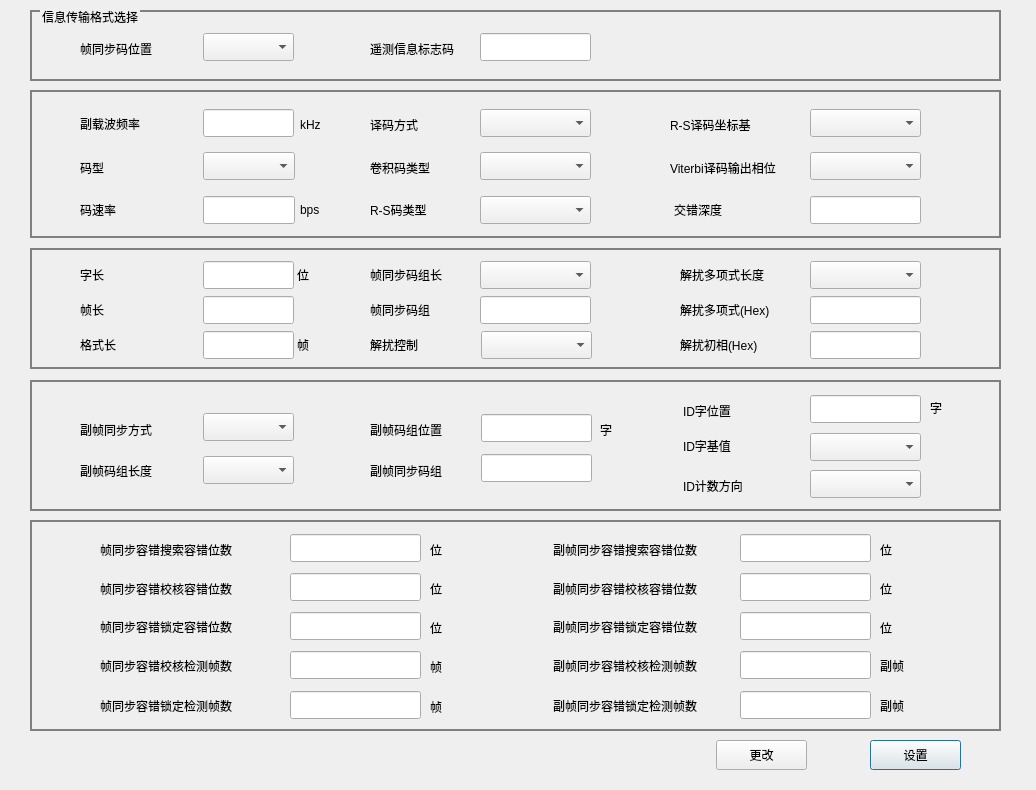
<?xml version="1.0" encoding="UTF-8"?>
<ui version="4.0">
 <class>USBBBE_CodeTMParaSetGUIDlg</class>
 <widget class="QDialog" name="USBBBE_CodeTMParaSetGUIDlg">
  <property name="geometry">
   <rect>
    <x>0</x>
    <y>0</y>
    <width>1036</width>
    <height>790</height>
   </rect>
  </property>
  <property name="windowTitle">
   <string>DDTBBE_CodFrmSynSetGUIDlg</string>
  </property>
  <property name="styleSheet">
   <string notr="true">QGroupBox
{
	border-width:2px;
	border-style:solid;
	border-color:gray;
	margin-top:1ex;
}

QGroupBox::title
{
	subcontrol-origin:margin;
	subcontrol-position:top left;
	left:10px;
	padding: 0px;
}</string>
  </property>
  <widget class="QPushButton" name="pushButton_Set">
   <property name="geometry">
    <rect>
     <x>870</x>
     <y>740</y>
     <width>91</width>
     <height>30</height>
    </rect>
   </property>
   <property name="text">
    <string>设置</string>
   </property>
  </widget>
  <widget class="QGroupBox" name="groupBox_18">
   <property name="geometry">
    <rect>
     <x>30</x>
     <y>520</y>
     <width>971</width>
     <height>211</height>
    </rect>
   </property>
   <property name="title">
    <string/>
   </property>
   <widget class="QLabel" name="label_FrameSyncFaultTolerant">
    <property name="geometry">
     <rect>
      <x>70</x>
      <y>9</y>
      <width>171</width>
      <height>41</height>
     </rect>
    </property>
    <property name="text">
     <string>帧同步容错搜索容错位数</string>
    </property>
   </widget>
   <widget class="QLabel" name="label_FaltToleranceOfFram">
    <property name="geometry">
     <rect>
      <x>70</x>
      <y>48</y>
      <width>171</width>
      <height>41</height>
     </rect>
    </property>
    <property name="text">
     <string>帧同步容错校核容错位数</string>
    </property>
   </widget>
   <widget class="QLabel" name="label_FrameSyncFaultTolerantLockBit">
    <property name="geometry">
     <rect>
      <x>70</x>
      <y>86</y>
      <width>171</width>
      <height>41</height>
     </rect>
    </property>
    <property name="text">
     <string>帧同步容错锁定容错位数</string>
    </property>
   </widget>
   <widget class="QLabel" name="label_CheckFrameOfFaultFrameSync">
    <property name="geometry">
     <rect>
      <x>70</x>
      <y>125</y>
      <width>171</width>
      <height>41</height>
     </rect>
    </property>
    <property name="text">
     <string>帧同步容错校核检测帧数</string>
    </property>
   </widget>
   <widget class="QLabel" name="label_FrameSyncFaultLockDetection">
    <property name="geometry">
     <rect>
      <x>70</x>
      <y>165</y>
      <width>171</width>
      <height>41</height>
     </rect>
    </property>
    <property name="text">
     <string>帧同步容错锁定检测帧数</string>
    </property>
   </widget>
   <widget class="QLabel" name="label_139">
    <property name="geometry">
     <rect>
      <x>400</x>
      <y>53</y>
      <width>21</width>
      <height>31</height>
     </rect>
    </property>
    <property name="text">
     <string>位</string>
    </property>
   </widget>
   <widget class="QLabel" name="label_140">
    <property name="geometry">
     <rect>
      <x>400</x>
      <y>92</y>
      <width>21</width>
      <height>31</height>
     </rect>
    </property>
    <property name="text">
     <string>位</string>
    </property>
   </widget>
   <widget class="QLabel" name="label_141">
    <property name="geometry">
     <rect>
      <x>400</x>
      <y>131</y>
      <width>21</width>
      <height>31</height>
     </rect>
    </property>
    <property name="text">
     <string>帧</string>
    </property>
   </widget>
   <widget class="QLabel" name="label_142">
    <property name="geometry">
     <rect>
      <x>400</x>
      <y>171</y>
      <width>21</width>
      <height>31</height>
     </rect>
    </property>
    <property name="text">
     <string>帧</string>
    </property>
   </widget>
   <widget class="QLabel" name="label_138">
    <property name="geometry">
     <rect>
      <x>400</x>
      <y>14</y>
      <width>21</width>
      <height>31</height>
     </rect>
    </property>
    <property name="text">
     <string>位</string>
    </property>
   </widget>
   <widget class="QLabel" name="label_143">
    <property name="geometry">
     <rect>
      <x>850</x>
      <y>170</y>
      <width>41</width>
      <height>31</height>
     </rect>
    </property>
    <property name="text">
     <string>副帧</string>
    </property>
   </widget>
   <widget class="QLabel" name="label_SubFaltToleranceOfFram">
    <property name="geometry">
     <rect>
      <x>523</x>
      <y>48</y>
      <width>181</width>
      <height>41</height>
     </rect>
    </property>
    <property name="text">
     <string>副帧同步容错校核容错位数</string>
    </property>
   </widget>
   <widget class="QLabel" name="label_SubFrameSyncFaultTolerant">
    <property name="geometry">
     <rect>
      <x>523</x>
      <y>9</y>
      <width>181</width>
      <height>41</height>
     </rect>
    </property>
    <property name="text">
     <string>副帧同步容错搜索容错位数</string>
    </property>
   </widget>
   <widget class="QLabel" name="label_144">
    <property name="geometry">
     <rect>
      <x>850</x>
      <y>53</y>
      <width>21</width>
      <height>31</height>
     </rect>
    </property>
    <property name="text">
     <string>位</string>
    </property>
   </widget>
   <widget class="QLabel" name="label_146">
    <property name="geometry">
     <rect>
      <x>850</x>
      <y>14</y>
      <width>21</width>
      <height>31</height>
     </rect>
    </property>
    <property name="text">
     <string>位</string>
    </property>
   </widget>
   <widget class="QLabel" name="label_147">
    <property name="geometry">
     <rect>
      <x>850</x>
      <y>130</y>
      <width>41</width>
      <height>31</height>
     </rect>
    </property>
    <property name="text">
     <string>副帧</string>
    </property>
   </widget>
   <widget class="QLabel" name="label_SubFrameSyncFaultLockDetection">
    <property name="geometry">
     <rect>
      <x>523</x>
      <y>165</y>
      <width>181</width>
      <height>41</height>
     </rect>
    </property>
    <property name="text">
     <string>副帧同步容错锁定检测帧数</string>
    </property>
   </widget>
   <widget class="QLabel" name="label_SubCheckFrameOfFaultFrameSync">
    <property name="geometry">
     <rect>
      <x>523</x>
      <y>125</y>
      <width>191</width>
      <height>41</height>
     </rect>
    </property>
    <property name="text">
     <string>副帧同步容错校核检测帧数</string>
    </property>
   </widget>
   <widget class="QLabel" name="label_145">
    <property name="geometry">
     <rect>
      <x>850</x>
      <y>92</y>
      <width>21</width>
      <height>31</height>
     </rect>
    </property>
    <property name="text">
     <string>位</string>
    </property>
   </widget>
   <widget class="QLabel" name="label_SubFrameSyncFaultTolerantLockBit">
    <property name="geometry">
     <rect>
      <x>523</x>
      <y>86</y>
      <width>181</width>
      <height>41</height>
     </rect>
    </property>
    <property name="text">
     <string>副帧同步容错锁定容错位数</string>
    </property>
   </widget>
   <widget class="QLineEdit" name="lineEdit_FrameSyncFaultTolerant">
    <property name="geometry">
     <rect>
      <x>260</x>
      <y>14</y>
      <width>131</width>
      <height>28</height>
     </rect>
    </property>
   </widget>
   <widget class="QLineEdit" name="lineEdit_FaltToleranceOfFram">
    <property name="geometry">
     <rect>
      <x>260</x>
      <y>53</y>
      <width>131</width>
      <height>28</height>
     </rect>
    </property>
   </widget>
   <widget class="QLineEdit" name="lineEdit_FrameSyncFaultTolerantLockBit">
    <property name="geometry">
     <rect>
      <x>260</x>
      <y>92</y>
      <width>131</width>
      <height>28</height>
     </rect>
    </property>
   </widget>
   <widget class="QLineEdit" name="lineEdit_CheckFrameOfFaultFrameSync">
    <property name="geometry">
     <rect>
      <x>260</x>
      <y>131</y>
      <width>131</width>
      <height>28</height>
     </rect>
    </property>
   </widget>
   <widget class="QLineEdit" name="lineEdit_FrameSyncFaultLockDetection">
    <property name="geometry">
     <rect>
      <x>260</x>
      <y>171</y>
      <width>131</width>
      <height>28</height>
     </rect>
    </property>
   </widget>
   <widget class="QLineEdit" name="lineEdit_SubFrameSyncFaultTolerant">
    <property name="geometry">
     <rect>
      <x>710</x>
      <y>14</y>
      <width>131</width>
      <height>28</height>
     </rect>
    </property>
   </widget>
   <widget class="QLineEdit" name="lineEdit_SubFrameSyncFaultLockDetection">
    <property name="geometry">
     <rect>
      <x>710</x>
      <y>171</y>
      <width>131</width>
      <height>28</height>
     </rect>
    </property>
   </widget>
   <widget class="QLineEdit" name="lineEdit_SubCheckFrameOfFaultFrameSync">
    <property name="geometry">
     <rect>
      <x>710</x>
      <y>131</y>
      <width>131</width>
      <height>28</height>
     </rect>
    </property>
   </widget>
   <widget class="QLineEdit" name="lineEdit_SubFaltToleranceOfFram">
    <property name="geometry">
     <rect>
      <x>710</x>
      <y>53</y>
      <width>131</width>
      <height>28</height>
     </rect>
    </property>
   </widget>
   <widget class="QLineEdit" name="lineEdit_SubFrameSyncFaultTolerantLockBit">
    <property name="geometry">
     <rect>
      <x>710</x>
      <y>92</y>
      <width>131</width>
      <height>28</height>
     </rect>
    </property>
   </widget>
  </widget>
  <widget class="QPushButton" name="pushButton_Modify">
   <property name="geometry">
    <rect>
     <x>716</x>
     <y>740</y>
     <width>91</width>
     <height>30</height>
    </rect>
   </property>
   <property name="text">
    <string>更改</string>
   </property>
  </widget>
  <widget class="QGroupBox" name="groupBox">
   <property name="geometry">
    <rect>
     <x>30</x>
     <y>10</y>
     <width>971</width>
     <height>71</height>
    </rect>
   </property>
   <property name="styleSheet">
    <string notr="true"/>
   </property>
   <property name="title">
    <string>信息传输格式选择</string>
   </property>
   <widget class="QLabel" name="label_FrameSyncCodePos">
    <property name="geometry">
     <rect>
      <x>50</x>
      <y>23</y>
      <width>91</width>
      <height>31</height>
     </rect>
    </property>
    <property name="text">
     <string>帧同步码位置</string>
    </property>
   </widget>
   <widget class="QComboBox" name="comboBox_FrameSyncCodePos">
    <property name="geometry">
     <rect>
      <x>173</x>
      <y>23</y>
      <width>91</width>
      <height>28</height>
     </rect>
    </property>
   </widget>
   <widget class="QLabel" name="label_TelInfoFlag">
    <property name="geometry">
     <rect>
      <x>340</x>
      <y>23</y>
      <width>109</width>
      <height>31</height>
     </rect>
    </property>
    <property name="text">
     <string>遥测信息标志码</string>
    </property>
   </widget>
   <widget class="QLineEdit" name="lineEdit_TelInfoFlag">
    <property name="geometry">
     <rect>
      <x>450</x>
      <y>23</y>
      <width>111</width>
      <height>28</height>
     </rect>
    </property>
   </widget>
  </widget>
  <widget class="QGroupBox" name="groupBox_2">
   <property name="geometry">
    <rect>
     <x>30</x>
     <y>90</y>
     <width>971</width>
     <height>148</height>
    </rect>
   </property>
   <property name="styleSheet">
    <string notr="true"/>
   </property>
   <property name="title">
    <string/>
   </property>
   <widget class="QLineEdit" name="lineEdit_SubWaveFr">
    <property name="geometry">
     <rect>
      <x>173</x>
      <y>19</y>
      <width>91</width>
      <height>28</height>
     </rect>
    </property>
   </widget>
   <widget class="QLabel" name="label">
    <property name="geometry">
     <rect>
      <x>270</x>
      <y>19</y>
      <width>30</width>
      <height>31</height>
     </rect>
    </property>
    <property name="text">
     <string>kHz</string>
    </property>
   </widget>
   <widget class="QLabel" name="label_SubWaveFr">
    <property name="geometry">
     <rect>
      <x>50</x>
      <y>8</y>
      <width>131</width>
      <height>51</height>
     </rect>
    </property>
    <property name="text">
     <string>副载波频率</string>
    </property>
    <property name="alignment">
     <set>Qt::AlignLeading|Qt::AlignLeft|Qt::AlignVCenter</set>
    </property>
   </widget>
   <widget class="QComboBox" name="comboBox_CodeType">
    <property name="geometry">
     <rect>
      <x>173</x>
      <y>62</y>
      <width>92</width>
      <height>28</height>
     </rect>
    </property>
   </widget>
   <widget class="QLabel" name="label_CodeType">
    <property name="geometry">
     <rect>
      <x>50</x>
      <y>62</y>
      <width>121</width>
      <height>31</height>
     </rect>
    </property>
    <property name="text">
     <string>码型</string>
    </property>
    <property name="alignment">
     <set>Qt::AlignLeading|Qt::AlignLeft|Qt::AlignVCenter</set>
    </property>
   </widget>
   <widget class="QLabel" name="label_29">
    <property name="geometry">
     <rect>
      <x>270</x>
      <y>106</y>
      <width>24</width>
      <height>28</height>
     </rect>
    </property>
    <property name="text">
     <string>bps</string>
    </property>
   </widget>
   <widget class="QLabel" name="label_CodeRate">
    <property name="geometry">
     <rect>
      <x>50</x>
      <y>106</y>
      <width>121</width>
      <height>28</height>
     </rect>
    </property>
    <property name="text">
     <string>码速率</string>
    </property>
    <property name="alignment">
     <set>Qt::AlignLeading|Qt::AlignLeft|Qt::AlignVCenter</set>
    </property>
   </widget>
   <widget class="QLineEdit" name="lineEdit_CodeRate">
    <property name="geometry">
     <rect>
      <x>173</x>
      <y>106</y>
      <width>92</width>
      <height>28</height>
     </rect>
    </property>
   </widget>
   <widget class="QLabel" name="label_RSType">
    <property name="geometry">
     <rect>
      <x>340</x>
      <y>106</y>
      <width>92</width>
      <height>28</height>
     </rect>
    </property>
    <property name="text">
     <string>R-S码类型</string>
    </property>
    <property name="alignment">
     <set>Qt::AlignLeading|Qt::AlignLeft|Qt::AlignVCenter</set>
    </property>
   </widget>
   <widget class="QLabel" name="label_DecodeType">
    <property name="geometry">
     <rect>
      <x>340</x>
      <y>19</y>
      <width>92</width>
      <height>31</height>
     </rect>
    </property>
    <property name="text">
     <string>译码方式</string>
    </property>
    <property name="alignment">
     <set>Qt::AlignLeading|Qt::AlignLeft|Qt::AlignVCenter</set>
    </property>
   </widget>
   <widget class="QComboBox" name="comboBox_DecodeType">
    <property name="geometry">
     <rect>
      <x>450</x>
      <y>19</y>
      <width>111</width>
      <height>28</height>
     </rect>
    </property>
   </widget>
   <widget class="QComboBox" name="comboBox_RecurrentCodeType">
    <property name="geometry">
     <rect>
      <x>450</x>
      <y>62</y>
      <width>111</width>
      <height>28</height>
     </rect>
    </property>
   </widget>
   <widget class="QComboBox" name="comboBox_RSType">
    <property name="geometry">
     <rect>
      <x>450</x>
      <y>106</y>
      <width>111</width>
      <height>28</height>
     </rect>
    </property>
   </widget>
   <widget class="QLabel" name="label_RecurrentCodeType">
    <property name="geometry">
     <rect>
      <x>340</x>
      <y>62</y>
      <width>92</width>
      <height>31</height>
     </rect>
    </property>
    <property name="text">
     <string>卷积码类型</string>
    </property>
    <property name="alignment">
     <set>Qt::AlignLeading|Qt::AlignLeft|Qt::AlignVCenter</set>
    </property>
   </widget>
   <widget class="QComboBox" name="comboBox_RSDecodePlot">
    <property name="geometry">
     <rect>
      <x>780</x>
      <y>19</y>
      <width>111</width>
      <height>28</height>
     </rect>
    </property>
   </widget>
   <widget class="QLabel" name="label_RSDecodePlot">
    <property name="geometry">
     <rect>
      <x>640</x>
      <y>19</y>
      <width>100</width>
      <height>31</height>
     </rect>
    </property>
    <property name="text">
     <string>R-S译码坐标基</string>
    </property>
    <property name="alignment">
     <set>Qt::AlignLeading|Qt::AlignLeft|Qt::AlignVCenter</set>
    </property>
   </widget>
   <widget class="QComboBox" name="comboBox_ViterbiPhase">
    <property name="geometry">
     <rect>
      <x>780</x>
      <y>62</y>
      <width>111</width>
      <height>28</height>
     </rect>
    </property>
   </widget>
   <widget class="QLabel" name="label_ViterbiPhase">
    <property name="geometry">
     <rect>
      <x>640</x>
      <y>62</y>
      <width>141</width>
      <height>31</height>
     </rect>
    </property>
    <property name="text">
     <string>Viterbi译码输出相位</string>
    </property>
    <property name="alignment">
     <set>Qt::AlignLeading|Qt::AlignLeft|Qt::AlignVCenter</set>
    </property>
   </widget>
   <widget class="QLineEdit" name="lineEdit_RSDecodeDeep">
    <property name="geometry">
     <rect>
      <x>780</x>
      <y>106</y>
      <width>111</width>
      <height>28</height>
     </rect>
    </property>
   </widget>
   <widget class="QLabel" name="label_RSDecodeDeep">
    <property name="geometry">
     <rect>
      <x>644</x>
      <y>106</y>
      <width>141</width>
      <height>28</height>
     </rect>
    </property>
    <property name="text">
     <string>交错深度</string>
    </property>
    <property name="alignment">
     <set>Qt::AlignLeading|Qt::AlignLeft|Qt::AlignVCenter</set>
    </property>
   </widget>
  </widget>
  <widget class="QGroupBox" name="groupBox_3">
   <property name="geometry">
    <rect>
     <x>30</x>
     <y>248</y>
     <width>971</width>
     <height>121</height>
    </rect>
   </property>
   <property name="styleSheet">
    <string notr="true"/>
   </property>
   <property name="title">
    <string/>
   </property>
   <widget class="QLineEdit" name="lineEdit_WordLen">
    <property name="geometry">
     <rect>
      <x>173</x>
      <y>13</y>
      <width>91</width>
      <height>28</height>
     </rect>
    </property>
   </widget>
   <widget class="QLabel" name="label_WordLen">
    <property name="geometry">
     <rect>
      <x>50</x>
      <y>13</y>
      <width>121</width>
      <height>28</height>
     </rect>
    </property>
    <property name="text">
     <string>字长</string>
    </property>
    <property name="alignment">
     <set>Qt::AlignLeading|Qt::AlignLeft|Qt::AlignVCenter</set>
    </property>
   </widget>
   <widget class="QLabel" name="label_30">
    <property name="geometry">
     <rect>
      <x>267</x>
      <y>13</y>
      <width>24</width>
      <height>28</height>
     </rect>
    </property>
    <property name="text">
     <string>位</string>
    </property>
   </widget>
   <widget class="QLabel" name="label_FrameLen">
    <property name="geometry">
     <rect>
      <x>50</x>
      <y>48</y>
      <width>121</width>
      <height>28</height>
     </rect>
    </property>
    <property name="text">
     <string>帧长</string>
    </property>
    <property name="alignment">
     <set>Qt::AlignLeading|Qt::AlignLeft|Qt::AlignVCenter</set>
    </property>
   </widget>
   <widget class="QLineEdit" name="lineEdit_FrameLen">
    <property name="geometry">
     <rect>
      <x>173</x>
      <y>48</y>
      <width>91</width>
      <height>28</height>
     </rect>
    </property>
   </widget>
   <widget class="QLabel" name="label_FrameSyncGroupLen">
    <property name="geometry">
     <rect>
      <x>340</x>
      <y>13</y>
      <width>101</width>
      <height>28</height>
     </rect>
    </property>
    <property name="text">
     <string>帧同步码组长</string>
    </property>
    <property name="alignment">
     <set>Qt::AlignLeading|Qt::AlignLeft|Qt::AlignVCenter</set>
    </property>
   </widget>
   <widget class="QComboBox" name="comboBox_FrameSyncGroupLen">
    <property name="geometry">
     <rect>
      <x>450</x>
      <y>13</y>
      <width>111</width>
      <height>28</height>
     </rect>
    </property>
   </widget>
   <widget class="QLineEdit" name="lineEdit_FrmSyncGroup">
    <property name="geometry">
     <rect>
      <x>450</x>
      <y>48</y>
      <width>111</width>
      <height>28</height>
     </rect>
    </property>
   </widget>
   <widget class="QLabel" name="label_FrmSyncGroup">
    <property name="geometry">
     <rect>
      <x>340</x>
      <y>48</y>
      <width>91</width>
      <height>28</height>
     </rect>
    </property>
    <property name="text">
     <string>帧同步码组</string>
    </property>
    <property name="alignment">
     <set>Qt::AlignLeading|Qt::AlignLeft|Qt::AlignVCenter</set>
    </property>
   </widget>
   <widget class="QLabel" name="label_RandPolyLen">
    <property name="geometry">
     <rect>
      <x>650</x>
      <y>13</y>
      <width>91</width>
      <height>28</height>
     </rect>
    </property>
    <property name="text">
     <string>解扰多项式长度</string>
    </property>
    <property name="alignment">
     <set>Qt::AlignLeading|Qt::AlignLeft|Qt::AlignVCenter</set>
    </property>
   </widget>
   <widget class="QLineEdit" name="lineEdit_RandPoly">
    <property name="geometry">
     <rect>
      <x>780</x>
      <y>48</y>
      <width>111</width>
      <height>28</height>
     </rect>
    </property>
   </widget>
   <widget class="QLabel" name="label_RandPoly">
    <property name="geometry">
     <rect>
      <x>650</x>
      <y>48</y>
      <width>114</width>
      <height>28</height>
     </rect>
    </property>
    <property name="text">
     <string>解扰多项式(Hex)</string>
    </property>
    <property name="alignment">
     <set>Qt::AlignLeading|Qt::AlignLeft|Qt::AlignVCenter</set>
    </property>
   </widget>
   <widget class="QLabel" name="label_RandPhase">
    <property name="geometry">
     <rect>
      <x>650</x>
      <y>83</y>
      <width>109</width>
      <height>28</height>
     </rect>
    </property>
    <property name="text">
     <string>解扰初相(Hex)</string>
    </property>
    <property name="alignment">
     <set>Qt::AlignLeading|Qt::AlignLeft|Qt::AlignVCenter</set>
    </property>
   </widget>
   <widget class="QLineEdit" name="lineEdit_RandPhase">
    <property name="geometry">
     <rect>
      <x>780</x>
      <y>83</y>
      <width>111</width>
      <height>28</height>
     </rect>
    </property>
   </widget>
   <widget class="QComboBox" name="comboBox_RandPolyLen">
    <property name="geometry">
     <rect>
      <x>780</x>
      <y>13</y>
      <width>111</width>
      <height>28</height>
     </rect>
    </property>
   </widget>
   <widget class="QLabel" name="label_RandEn">
    <property name="geometry">
     <rect>
      <x>340</x>
      <y>83</y>
      <width>91</width>
      <height>28</height>
     </rect>
    </property>
    <property name="text">
     <string>解扰控制</string>
    </property>
    <property name="alignment">
     <set>Qt::AlignLeading|Qt::AlignLeft|Qt::AlignVCenter</set>
    </property>
   </widget>
   <widget class="QComboBox" name="comboBox_RandEn">
    <property name="geometry">
     <rect>
      <x>451</x>
      <y>83</y>
      <width>111</width>
      <height>28</height>
     </rect>
    </property>
   </widget>
   <widget class="QLabel" name="label_31">
    <property name="geometry">
     <rect>
      <x>267</x>
      <y>83</y>
      <width>24</width>
      <height>28</height>
     </rect>
    </property>
    <property name="text">
     <string>帧</string>
    </property>
   </widget>
   <widget class="QLabel" name="label_FormatLen">
    <property name="geometry">
     <rect>
      <x>50</x>
      <y>83</y>
      <width>121</width>
      <height>28</height>
     </rect>
    </property>
    <property name="text">
     <string>格式长</string>
    </property>
    <property name="alignment">
     <set>Qt::AlignLeading|Qt::AlignLeft|Qt::AlignVCenter</set>
    </property>
   </widget>
   <widget class="QLineEdit" name="lineEdit_FormatLen">
    <property name="geometry">
     <rect>
      <x>173</x>
      <y>83</y>
      <width>91</width>
      <height>28</height>
     </rect>
    </property>
   </widget>
  </widget>
  <widget class="QGroupBox" name="groupBox_8">
   <property name="geometry">
    <rect>
     <x>30</x>
     <y>380</y>
     <width>971</width>
     <height>131</height>
    </rect>
   </property>
   <property name="styleSheet">
    <string notr="true"/>
   </property>
   <property name="title">
    <string/>
   </property>
   <widget class="QLabel" name="label_IDBaseValue">
    <property name="geometry">
     <rect>
      <x>653</x>
      <y>45</y>
      <width>131</width>
      <height>41</height>
     </rect>
    </property>
    <property name="text">
     <string>ID字基值</string>
    </property>
    <property name="alignment">
     <set>Qt::AlignLeading|Qt::AlignLeft|Qt::AlignVCenter</set>
    </property>
   </widget>
   <widget class="QLabel" name="label_SubFrameGroupLen">
    <property name="geometry">
     <rect>
      <x>50</x>
      <y>80</y>
      <width>121</width>
      <height>21</height>
     </rect>
    </property>
    <property name="text">
     <string>副帧码组长度</string>
    </property>
    <property name="alignment">
     <set>Qt::AlignLeading|Qt::AlignLeft|Qt::AlignVCenter</set>
    </property>
   </widget>
   <widget class="QLineEdit" name="lineEdit_idCountPos">
    <property name="geometry">
     <rect>
      <x>780</x>
      <y>15</y>
      <width>111</width>
      <height>28</height>
     </rect>
    </property>
   </widget>
   <widget class="QLabel" name="label_SubFrmSynGroupPos">
    <property name="geometry">
     <rect>
      <x>340</x>
      <y>34</y>
      <width>100</width>
      <height>31</height>
     </rect>
    </property>
    <property name="text">
     <string>副帧码组位置</string>
    </property>
    <property name="alignment">
     <set>Qt::AlignLeading|Qt::AlignLeft|Qt::AlignVCenter</set>
    </property>
   </widget>
   <widget class="QLabel" name="label_idDirect">
    <property name="geometry">
     <rect>
      <x>653</x>
      <y>90</y>
      <width>121</width>
      <height>31</height>
     </rect>
    </property>
    <property name="text">
     <string>ID计数方向</string>
    </property>
    <property name="alignment">
     <set>Qt::AlignLeading|Qt::AlignLeft|Qt::AlignVCenter</set>
    </property>
   </widget>
   <widget class="QLabel" name="label_SubFrmSyncType">
    <property name="geometry">
     <rect>
      <x>50</x>
      <y>34</y>
      <width>100</width>
      <height>31</height>
     </rect>
    </property>
    <property name="text">
     <string>副帧同步方式</string>
    </property>
    <property name="alignment">
     <set>Qt::AlignLeading|Qt::AlignLeft|Qt::AlignVCenter</set>
    </property>
   </widget>
   <widget class="QComboBox" name="comboBox_SubFrmSyncType">
    <property name="geometry">
     <rect>
      <x>173</x>
      <y>33</y>
      <width>91</width>
      <height>28</height>
     </rect>
    </property>
   </widget>
   <widget class="QLabel" name="label_idCountPos">
    <property name="geometry">
     <rect>
      <x>653</x>
      <y>15</y>
      <width>131</width>
      <height>31</height>
     </rect>
    </property>
    <property name="text">
     <string>ID字位置</string>
    </property>
    <property name="alignment">
     <set>Qt::AlignLeading|Qt::AlignLeft|Qt::AlignVCenter</set>
    </property>
   </widget>
   <widget class="QLineEdit" name="lineEdit_SubFrmGroup">
    <property name="geometry">
     <rect>
      <x>451</x>
      <y>74</y>
      <width>111</width>
      <height>28</height>
     </rect>
    </property>
   </widget>
   <widget class="QLineEdit" name="lineEdit_SubFrmSynGroupPos">
    <property name="geometry">
     <rect>
      <x>451</x>
      <y>34</y>
      <width>111</width>
      <height>28</height>
     </rect>
    </property>
   </widget>
   <widget class="QLabel" name="label_SubFrmGroup">
    <property name="geometry">
     <rect>
      <x>340</x>
      <y>75</y>
      <width>92</width>
      <height>31</height>
     </rect>
    </property>
    <property name="text">
     <string>副帧同步码组</string>
    </property>
    <property name="alignment">
     <set>Qt::AlignLeading|Qt::AlignLeft|Qt::AlignVCenter</set>
    </property>
   </widget>
   <widget class="QComboBox" name="comboBox_idDirect">
    <property name="geometry">
     <rect>
      <x>780</x>
      <y>90</y>
      <width>111</width>
      <height>28</height>
     </rect>
    </property>
   </widget>
   <widget class="QLabel" name="label_32">
    <property name="geometry">
     <rect>
      <x>570</x>
      <y>34</y>
      <width>24</width>
      <height>31</height>
     </rect>
    </property>
    <property name="text">
     <string>字</string>
    </property>
   </widget>
   <widget class="QLabel" name="label_33">
    <property name="geometry">
     <rect>
      <x>900</x>
      <y>14</y>
      <width>24</width>
      <height>28</height>
     </rect>
    </property>
    <property name="text">
     <string>字</string>
    </property>
   </widget>
   <widget class="QLabel" name="label_34">
    <property name="geometry">
     <rect>
      <x>1339</x>
      <y>94</y>
      <width>24</width>
      <height>16</height>
     </rect>
    </property>
    <property name="text">
     <string>字</string>
    </property>
   </widget>
   <widget class="QComboBox" name="comboBox_SubFrameGroupLen">
    <property name="geometry">
     <rect>
      <x>173</x>
      <y>76</y>
      <width>91</width>
      <height>28</height>
     </rect>
    </property>
   </widget>
   <widget class="QComboBox" name="comboBox_IDBaseValue">
    <property name="geometry">
     <rect>
      <x>780</x>
      <y>53</y>
      <width>111</width>
      <height>28</height>
     </rect>
    </property>
   </widget>
  </widget>
 </widget>
 <resources/>
 <connections/>
</ui>
